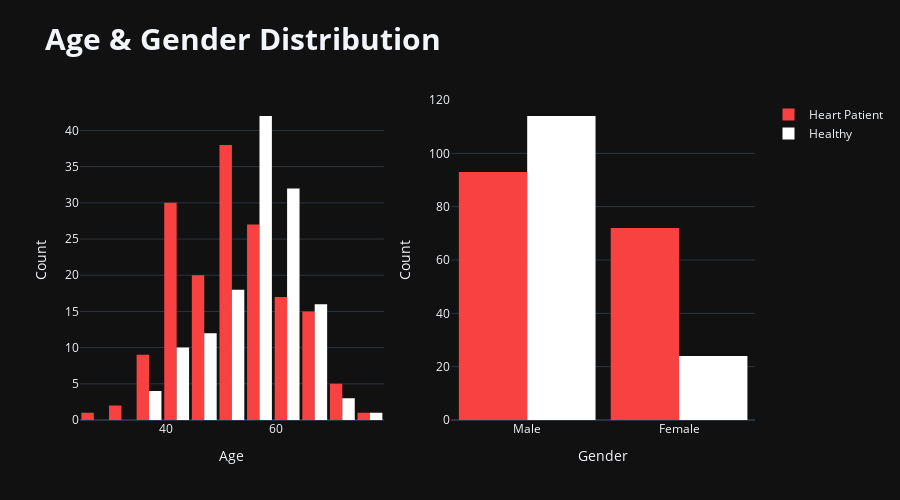

This figure's notebook cell:
### Code cell
fig = make_subplots(rows=1, cols=2,specs=[[{"type": "histogram"}, {"type": "histogram"}]])
fig.add_trace(
    go.Histogram(
             x=df['age'].where(df['target']=='Heart Patient'),
             name='Heart Patient',
             nbinsx=20,
             showlegend=False,
             marker={"color": '#f84242'}
             ),
    row=1,col=1
)
fig.add_trace(
     go.Histogram(
             x=df['age'].where(df['target']=='Healthy'),
             name='Healthy',
             nbinsx=20,
             showlegend=False,
             marker={"color": 'white'}
             ),
    row=1,col=1
)
fig.add_trace(
    go.Histogram(
             x=df['sex'].where(df['target']=='Heart Patient'),
             name='Heart Patient',
             nbinsx=20,
             marker={"color": '#f84242'}
             ),
    row=1,col=2
)
fig.add_trace(
     go.Histogram(
             x=df['sex'].where(df['target']=='Healthy'),
             name='Healthy',
             nbinsx=20,
             marker={"color": 'white'}
             ),
    row=1,col=2
)

fig.update_layout(height=500,
                  title_text="<b>Age & Gender Distribution<b>",
                  title_font_size=30,
                  bargap=0.1,
                  template='plotly_dark',
                 )
fig.update_xaxes(title_text="Age", row=1, col=1)
fig.update_yaxes(title_text="Count", row=1, col=1)

fig.update_xaxes(title_text="Gender", row=1, col=2)
fig.update_yaxes(title_text="Count", row=1, col=2)

fig.show()

### Figure 1 — Plotly figure (JSON) as saved in the notebook; plotly's stock layout.template omitted (floating-point values rounded to 4 significant figures; data arrays with more than 128 entries replaced by an {"elided": "..."} marker saying what was removed)
{"data": [{"marker": {"color": "#f84242"}, "name": "Heart Patient", "nbinsx": 20, "showlegend": false, "type": "histogram", "x": {"elided": "303 int values"}, "xaxis": "x", "yaxis": "y"}, {"marker": {"color": "white"}, "name": "Healthy", "nbinsx": 20, "showlegend": false, "type": "histogram", "x": {"elided": "303 int values"}, "xaxis": "x", "yaxis": "y"}, {"marker": {"color": "#f84242"}, "name": "Heart Patient", "nbinsx": 20, "type": "histogram", "x": {"elided": "303 str values"}, "xaxis": "x2", "yaxis": "y2"}, {"marker": {"color": "white"}, "name": "Healthy", "nbinsx": 20, "type": "histogram", "x": {"elided": "303 str values"}, "xaxis": "x2", "yaxis": "y2"}], "layout": {"bargap": 0.1, "height": 500, "title": {"font": {"size": 30}, "text": "<b>Age & Gender Distribution<b>"}, "xaxis": {"anchor": "y", "domain": [0, 0.45], "title": {"text": "Age"}}, "xaxis2": {"anchor": "y2", "domain": [0.55, 1], "title": {"text": "Gender"}}, "yaxis": {"anchor": "x", "domain": [0, 1], "title": {"text": "Count"}}, "yaxis2": {"anchor": "x2", "domain": [0, 1], "title": {"text": "Count"}}}}
